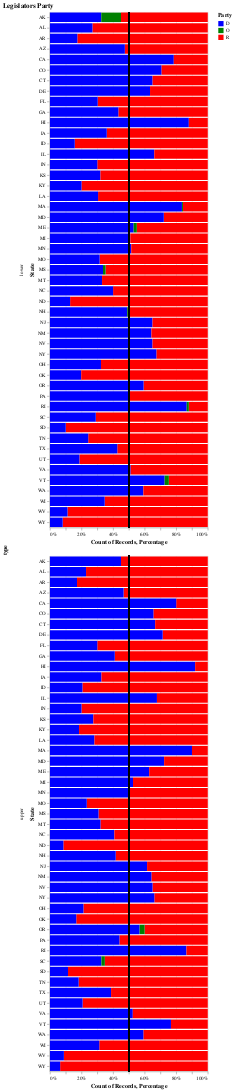

Write notebook code for a chart like this one.
### Markdown cell above
### 2.2 - Faceted Plot

Add a function `party_control_by_chamber` that contains the following elements:

- One bar per state, **along the Y axis**.
- Each bar should consist of a stack: a blue portion, a green portion, and a red portion, corresponding to the D, O, and R `party_code` respectively.
- A vertical line at the 50% mark, indicating (likely) party control.
- Finally, facet the chart on `type` so that you get a set of bars for the lower and upper chambers.

See `imgs/ex2.2.png` for an example.

### Code cell
def party_control_by_chamber(df):
    charts = alt.Chart(df)
    bar_chart = charts.mark_bar().encode(
        alt.Y('state:N').title('State'),
        alt.X('count()', stack='normalize').axis(format='%'),
        alt.Color('party_code:N').scale(domain=['D', 'O', 'R'], range=['blue', 'green', 'red']).title('Party')
    )

    #Cite: https://github.com/vega/altair/issues/1124
    #Note: Due to merging the line and bar chart both x axis titles were put together. I tried to find the best way to
    #change this but did not find any solutions -- I will arrange a time to go to office hours to further discuss this
    #because Friday was too small of time. Therefore the best solution was to add a title that would corralate to the x-axis (i.e. percentage)
    vertline = charts.transform_calculate(
        Percentage="0.5"  
    ).mark_rule().encode(
        x='Percentage:Q'
    )
    
    final_charts = alt.layer(
        bar_chart, vertline
    ).facet(
        row='type:N'
    ).resolve_scale(
        x='independent').properties(
        title='Legislators Party'
    )
    
    return final_charts

party_control_by_chamber(clean_party_df())

### Figure 1 — Vega specification as saved in the notebook (floating-point values rounded to 4 significant figures; data arrays with more than 128 entries replaced by an {"elided": "..."} marker saying what was removed)
{"$schema": "https://vega.github.io/schema/vega/v5.json", "data": [{"name": "source_0", "values": {"elided": "7296 records"}}, {"name": "row_domain", "values": [{"type": "lower", "count": 5385}, {"type": "upper", "count": 1911}]}, {"name": "data_1"}, {"name": "data_2"}, {"name": "data_1_y_domain_state", "values": [{"state": "AK"}, {"state": "AL"}, {"state": "AR"}, {"state": "AZ"}, {"state": "CA"}, {"state": "CO"}, {"state": "CT"}, {"state": "DE"}, {"state": "FL"}, {"state": "GA"}, {"state": "HI"}, {"state": "IA"}, {"state": "ID"}, {"state": "IL"}, {"state": "IN"}, {"state": "KS"}, {"state": "KY"}, {"state": "LA"}, {"state": "MA"}, {"state": "MD"}, {"state": "ME"}, {"state": "MI"}, {"state": "MN"}, {"state": "MO"}, {"state": "MS"}, {"state": "MT"}, {"state": "NC"}, {"state": "ND"}, {"state": "NH"}, {"state": "NJ"}, {"state": "NM"}, {"state": "NV"}, {"state": "NY"}, {"state": "OH"}, {"state": "OK"}, {"state": "OR"}, {"state": "PA"}, {"state": "RI"}, {"state": "SC"}, {"state": "SD"}, {"state": "TN"}, {"state": "TX"}, {"state": "UT"}, {"state": "VA"}, {"state": "VT"}, {"state": "WA"}, {"state": "WI"}, {"state": "WV"}, {"state": "WY"}]}], "signals": [{"name": "child_width", "value": 300}, {"name": "y_step", "value": 20}, {"name": "child_height", "update": "bandspace(domain('y').length, 0.1, 0.05) * y_step"}], "marks": [{"type": "group", "name": "row-title", "title": {"text": "type", "offset": 10, "style": "guide-title", "orient": "left"}, "role": "row-title"}, {"type": "group", "name": "row_header", "from": {"data": "row_domain"}, "sort": {"field": "datum[\"type\"]", "order": "ascending"}, "encode": {"update": {"height": {"signal": "child_height"}}}, "axes": [{"scale": "y", "orient": "left", "title": "State", "zindex": 0, "grid": false}], "title": {"text": {"signal": "isValid(parent[\"type\"]) ? parent[\"type\"] : \"\"+parent[\"type\"]"}, "orient": "left", "style": "guide-label", "frame": "group", "offset": 10}, "role": "row-header"}, {"type": "group", "name": "cell", "from": {"facet": {"data": "source_0", "name": "facet", "groupby": ["type"]}}, "sort": {"field": ["datum[\"type\"]"], "order": ["ascending"]}, "encode": {"update": {"height": {"signal": "child_height"}, "width": {"signal": "child_width"}}}, "data": [{"name": "data_0", "source": "facet", "transform": [{"type": "aggregate", "groupby": ["state", "party_code"], "fields": [null], "ops": ["count"], "as": ["__count"]}, {"type": "stack", "field": "__count", "groupby": ["state"], "sort": {"field": ["party_code"], "order": ["ascending"]}, "as": ["__count_start", "__count_end"], "offset": "normalize"}, {"type": "project", "fields": ["__count_end", "__count_start", "party_code", "state"]}]}, {"name": "data_1", "source": "facet", "transform": [{"type": "formula", "expr": "0.5", "as": "Percentage"}, {"type": "filter", "expr": "isValid(datum[\"Percentage\"]) && isFinite(+datum[\"Percentage\"])"}, {"type": "project", "fields": ["Percentage"]}]}], "marks": [{"type": "rect", "name": "child_layer_0_marks", "from": {"data": "data_0"}, "encode": {"update": {"height": {"signal": "max(0.25, bandwidth('y'))"}, "x2": {"field": "__count_start", "scale": "child_x"}, "fill": {"field": "party_code", "scale": "color"}, "x": {"field": "__count_end", "scale": "child_x"}, "y": {"field": "state", "scale": "y"}}}, "style": ["bar"]}, {"type": "rule", "name": "child_layer_1_marks", "from": {"data": "data_1"}, "encode": {"update": {"y": {"value": 0}, "stroke": {"value": "black"}, "y2": {"field": {"signal": null, "datum": null, "group": "height", "parent": null}}, "x": {"field": "Percentage", "scale": "child_x"}}}, "style": ["rule"]}], "scales": [{"name": "child_x", "type": "linear", "domain": {"fields": [[0, 1], {"data": "data_1", "field": "Percentage"}]}, "range": [0, {"signal": "child_width"}], "nice": true, "zero": true}], "axes": [{"scale": "child_x", "maxExtent": 0, "orient": "bottom", "tickCount": {"signal": "ceil(child_width/40)"}, "labels": false, "minExtent": 0, "ticks": false, "zindex": 0, "aria": false, "gridScale": "y", "grid": true, "domain": false}, {"scale": "child_x", "labelFlush": true, "orient": "bottom", "grid": false, "tickCount": {"signal": "ceil(child_width/40)"}, "zindex": 0, "title": "Count of Records, Percentage", "labelOverlap": true, "format": ".0%"}], "style": "cell"}], "scales": [{"name": "y", "type": "band", "domain": {"data": "data_1_y_domain_state", "field": "state", "sort": true}, "range": {"step": {"signal": "y_step"}}, "paddingInner": 0.1, "paddingOuter": 0.05}, {"name": "color", "type": "ordinal", "domain": ["D", "O", "R"], "range": ["blue", "green", "red"]}], "title": {"text": "Legislators Party", "anchor": "start"}, "legends": [{"title": "Party", "fill": "color", "symbolType": "square"}], "background": "white", "layout": {"padding": 20, "offset": {"rowTitle": 10}, "columns": 1, "bounds": "full", "align": "all"}, "padding": 5}
